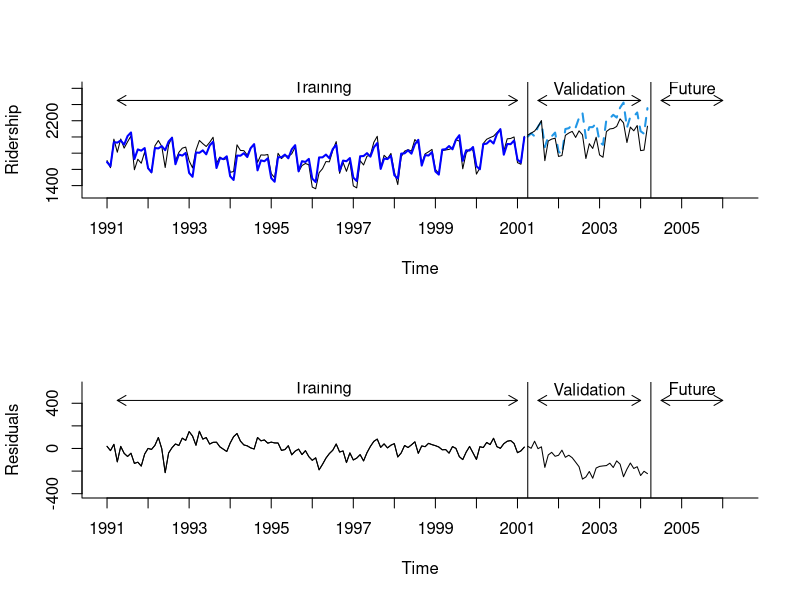

Reproduce this figure in R.
library(forecast)
library(zoo)

Amtrak.data <- read.csv("Amtrak data.csv")
ridership.ts <- ts(Amtrak.data$Ridership, start = c(1991, 1), end = c(2004, 3), freq = 12)

nValid <- 36
nTrain <- length(ridership.ts) - nValid
train.ts <- window(ridership.ts, start = c(1991, 1), end = c(1991, nTrain))
valid.ts <- window(ridership.ts, start = c(1991, nTrain + 1), end = c(1991, nTrain + nValid))

train.lm.trend.season <- tslm(train.ts ~ trend + I(trend^2) + season)
train.lm.trend.season.pred <- forecast(train.lm.trend.season, h = nValid, level = 0)

# Table 6-4
summary(train.lm.trend.season)

# Figure 6-8
par(mfrow = c(2,1))
plot(train.lm.trend.season.pred, ylim = c(1300, 2625),  ylab = "Ridership", xlab = "Time", bty = "l", xaxt = "n", xlim = c(1991,2006.25), main = "", flty = 2)
axis(1, at = seq(1991, 2006, 1), labels = format(seq(1991, 2006, 1)))
lines(train.lm.trend.season.pred$fitted, lwd = 2, col = "blue")
lines(valid.ts)
lines(c(2004.25 - 3, 2004.25 - 3), c(0, 3500)) 
lines(c(2004.25, 2004.25), c(0, 3500))
text(1996.25, 2600, "Training")
text(2002.75, 2600, "Validation")
text(2005.25, 2600, "Future")
arrows(2004 - 3, 2450, 1991.25, 2450, code = 3, length = 0.1, lwd = 1,angle = 30)
arrows(2004.5 - 3, 2450, 2004, 2450, code = 3, length = 0.1, lwd = 1,angle = 30)
arrows(2004.5, 2450, 2006, 2450, code = 3, length = 0.1, lwd = 1, angle = 30)

plot(train.lm.trend.season.pred$residuals, ylim = c(-400, 550),  ylab = "Residuals", xlab = "Time", bty = "l", xaxt = "n", xlim = c(1991,2006.25), main = "")
axis(1, at = seq(1991, 2006, 1), labels = format(seq(1991, 2006, 1)))
lines(train.ts - train.lm.trend.season.pred$fitted)
lines(valid.ts - train.lm.trend.season.pred$mean)
lines(c(2004.25 - 3, 2004.25 - 3), c(-500, 3500))
lines(c(2004.25, 2004.25), c(-500, 3500))
text(1996.25, 525, "Training")
text(2002.75, 525, "Validation")
text(2005.25, 525, "Future")
arrows(2004 - 3, 425, 1991.25, 425, code = 3, length = 0.1, lwd = 1,angle = 30)
arrows(2004.5 - 3, 425, 2004, 425, code = 3, length = 0.1, lwd = 1,angle = 30)
arrows(2004.5, 425, 2006, 425, code = 3, length = 0.1, lwd = 1, angle = 30)
dev.off()


